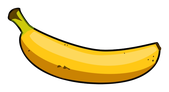
#> input picture banana-thumbnail.png, 169 x 92 px, found by its file name
$ python -i create_bananas.py   (imports and definitions only)   (older library calls are emulated)
#> lines starting #> are read from the running program, lines starting #| are printed output that depends on the picture
from PIL import Image, ImageFile
ImageFile.LOAD_TRUNCATED_IMAGES = True
import random as rd
from datetime import datetime
import os

from django_find_bananas.settings import BASE_DIR
from find_bananas.models import Bananas

outfile = os.path.join(BASE_DIR, 'find_bananas/static/images/banana-thumbnail.png')
outfile_rotated = os.path.join(BASE_DIR, 'find_bananas/static/images/banana-thumbnail_rotated.png')
image1 = os.path.join(BASE_DIR, 'find_bananas/static/images/bananas_of_the_day_round1.png')
image2 = os.path.join(BASE_DIR, 'find_bananas/static/images/bananas_of_the_day_round2.png')
image3 = os.path.join(BASE_DIR, 'find_bananas/static/images/bananas_of_the_day_round3.png')

# [10 lines of commented-out code are left out]

def bananas_of_the_day(first_time = False):

#> called with first_time = False
  img_thumb = Image.open(outfile, 'r').convert("RGBA")
#> img_thumb is the input picture: PIL image 169x92 RGBA; mean R, G, B, A 69, 54.2, 11.4, 83.6

  background1 = Image.new('RGBA', (1440, 900), (255, 255, 255, 255))
#> background1: PIL image 1440x900 RGBA; every value is 255
  background2 = Image.new('RGBA', (1440, 900), (255, 255, 255, 255))
  background3 = Image.new('RGBA', (1440, 900), (255, 255, 255, 255))
  bg_w, bg_h = background1.size
#> bg_w = 1440; bg_h = 900

  nb_bananas_round1 = rd.randint(20, 50)
  nb_bananas_round2 = rd.randint(50, 100)
  nb_bananas_round3 = rd.randint(100, 200)

  for i in range(nb_bananas_round1):
    img_thumb = Image.open(outfile, 'r').convert("RGBA")
    img_thumb.rotate(rd.randint(0, 360), expand=True).save(outfile_rotated)
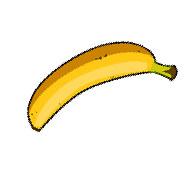
#> saved as banana-thumbnail_rotated.png: PIL image 193x174 RGBA; mean R, G, B, A 31.9, 25.1, 5.3, 38.7; transparent parts drawn white
    img_thumb_rotate = Image.open(outfile_rotated, 'r').convert("RGBA")
    img_w, img_h = img_thumb_rotate.size
#> img_w = 193; img_h = 174
    background1.paste(img_thumb_rotate, (rd.randint(0, 1440-img_w), rd.randint(0, 900-img_h)), img_thumb_rotate)
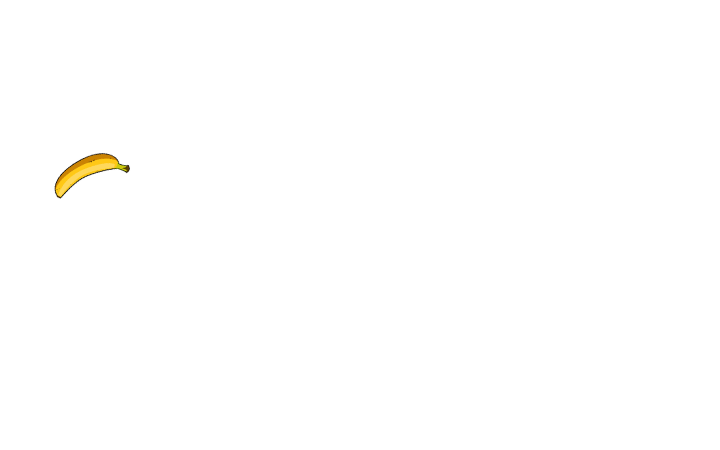
#> background1: PIL image 1440x900 RGBA (shown at 1/2 size); mean R, G, B, A 254.8, 254.6, 254.1, 255; transparent parts drawn white

  for i in range(nb_bananas_round2):
    img_thumb = Image.open(outfile, 'r').convert("RGBA")
    img_thumb.rotate(rd.randint(0, 360), expand=True).save(outfile_rotated)
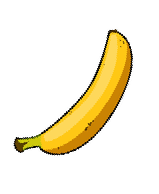
#> saved as banana-thumbnail_rotated.png: PIL image 159x194 RGBA; mean R, G, B, A 34.7, 27.3, 5.7, 42.1; transparent parts drawn white
    img_thumb_rotate = Image.open(outfile_rotated, 'r').convert("RGBA")
    img_w, img_h = img_thumb_rotate.size
#> img_w = 159; img_h = 194
    background2.paste(img_thumb_rotate, (rd.randint(0, 1440-img_w), rd.randint(0, 900-img_h)), img_thumb_rotate)

  for i in range(nb_bananas_round3):
    img_thumb = Image.open(outfile, 'r').convert("RGBA")
    img_thumb.rotate(rd.randint(0, 360), expand=True).save(outfile_rotated)
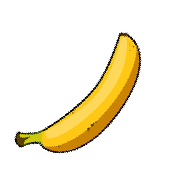
#> saved as banana-thumbnail_rotated.png: PIL image 169x194 RGBA; mean R, G, B, A 32.8, 25.8, 5.4, 39.6; transparent parts drawn white
    img_thumb_rotate = Image.open(outfile_rotated, 'r').convert("RGBA")
    img_w, img_h = img_thumb_rotate.size
#> img_w = 169; img_h = 194
    background3.paste(img_thumb_rotate, (rd.randint(0, 1440-img_w), rd.randint(0, 900-img_h)), img_thumb_rotate)
  #background.show()
  background1.save(image1)
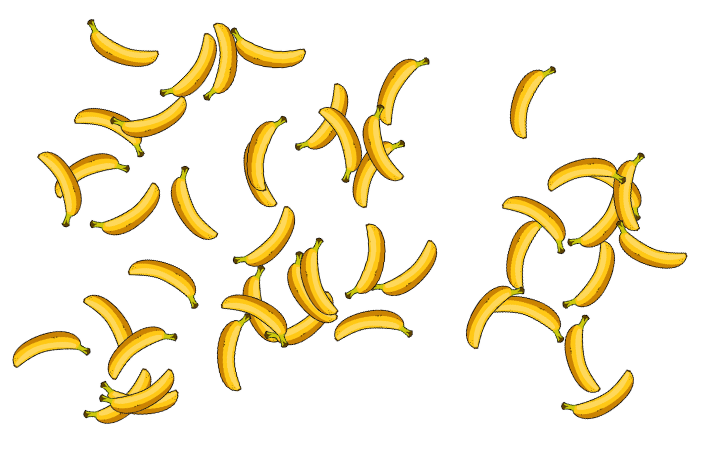
#> saved as bananas_of_the_day_round1.png: PIL image 1440x900 RGBA (shown at 1/2 size); mean R, G, B, A 247.1, 239.7, 218.4, 254.4; transparent parts drawn white
  background2.save(image2)
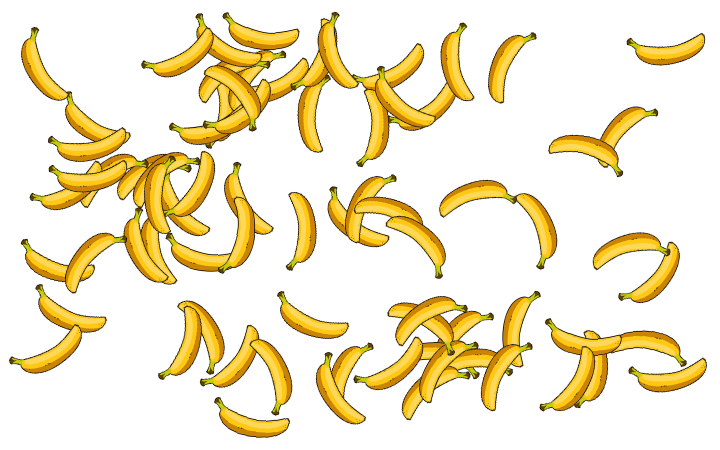
#> saved as bananas_of_the_day_round2.png: PIL image 1440x900 RGBA (shown at 1/2 size); mean R, G, B, A 243.3, 232.5, 201.1, 254.1; transparent parts drawn white
  background3.save(image3)
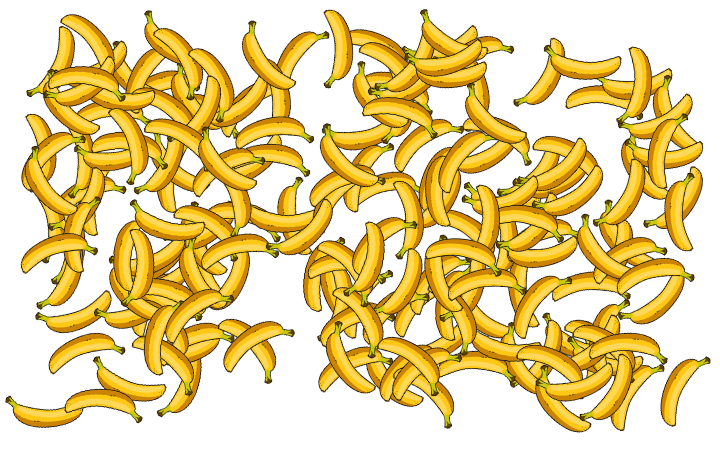
#> saved as bananas_of_the_day_round3.png: PIL image 1440x900 RGBA (shown at 1/2 size); mean R, G, B, A 231.4, 209.1, 144.9, 253.1; transparent parts drawn white

  dico_bananas = {
    "round1": {"number": nb_bananas_round1, "image": image1},
    "round2": {"number": nb_bananas_round2, "image": image2},
    "round3": {"number": nb_bananas_round3, "image": image3}
  }
  try:
    if first_time == False:
      Bananas.objects.latest('timestamp').delete()
    new_bananas = Bananas()
    new_bananas.timestamp = datetime.utcnow()
    new_bananas.nb_bananas_1 = dico_bananas["round1"]["number"]
    new_bananas.nb_bananas_2 = dico_bananas["round2"]["number"]
    new_bananas.nb_bananas_3 = dico_bananas["round3"]["number"]
    new_bananas.image_1 = dico_bananas["round1"]["image"]
    new_bananas.image_2 = dico_bananas["round2"]["image"]
    new_bananas.image_3 = dico_bananas["round3"]["image"]
    new_bananas.save()
    print("New bananas created")

  except Exception as e:
    print(e)
    pass
  #return dico_bananas

>>> result = bananas_of_the_day()
